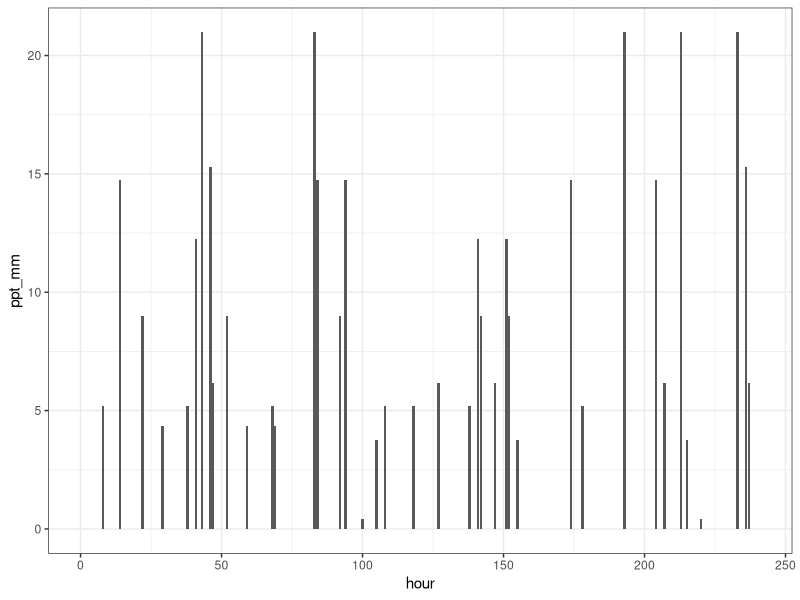
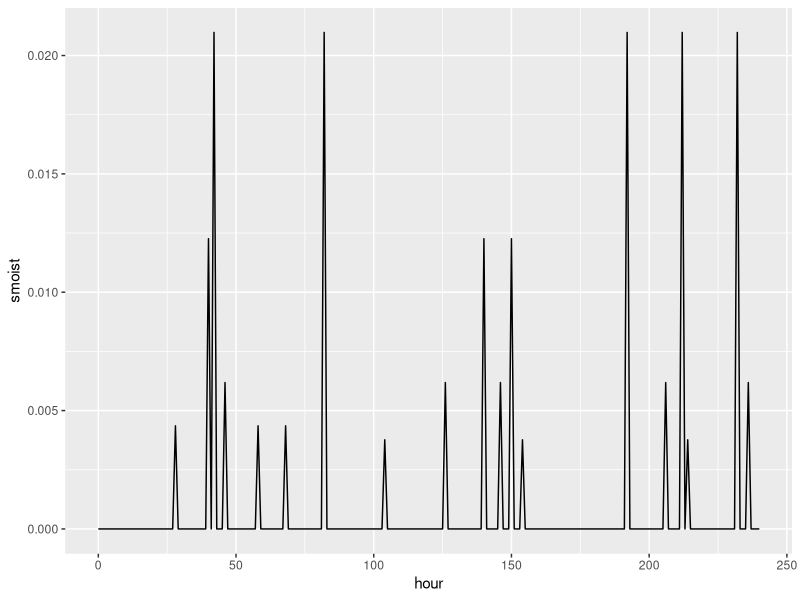

Generate these figures, in order, with R:
### Soil moisture submodel
###
### Author: Kevin Wilcox (k_wilcox@uncg.edu)
### Date created: September 28, 2023; last updated: Sept 28 2023

### Set up workspace
library(tidyverse)
setwd("C:\\Users\\K_WILCOX\\OneDrive - UNCG\\PredictiveEcolLab\\Learning how to model\\")



###
### Simulate forcing data -- precipitation by hour
###
{
num_of_days_to_sim <- 10
ppt_hrly <- data.frame(
  hour = 1:(24*num_of_days_to_sim),
  ppt_mm = rnorm(num_of_days_to_sim, mean=10, sd=5)
) 

ppt_hrly$ppt_mm[ppt_hrly$ppt_mm<0]=0 # replace negative values with 0

# include a defined number of no-rain-hours -- this will allow for more realistic dry down time periods
num_of_dry_hrs <- 200
hrs_to_make_dry <- sample(ppt_hrly$hour, num_of_dry_hrs)

ppt_hrly <- ppt_hrly %>%
  mutate(ppt_mm = replace(ppt_mm, hour %in% hrs_to_make_dry, 0))

## Look at the precipitation
ggplot(ppt_hrly, aes(x=hour, y=ppt_mm)) + geom_col() + theme_bw()

} # End of simulating forcing data

###
### Set parameters and state variable objects
###
{
s_thk <- 100 # thickness of soil layers -- currently only a single layer, units in cm
field_cap <- 0.4 # field capacity of water content
water_def <- 0 # starting point for water deficit

  
soil_moist <- data.frame(hour=0:(24*num_of_days_to_sim),
                      smoist=0,
                      runoff=0,
                      perc=0)


} # End of set parameters

###
### 
###
{
  
  for(HOUR in 1:nrow(ppt_hrly)){
    water_in <- ppt_hrly$ppt_mm[HOUR]
    prev_smoist <- soil_moist %>% filter(hour==HOUR-1) %>% pull(smoist)
    water_def <- ifelse(water_def<=field_cap,
                        field_cap-water_def,
                        0)
      
    
    # Add water to soil layer
    if(water_in > 0){
      water_to_add <- min(water_in, water_def*s_thk*10) # second element of min statement is the amount of rain the layer can accept
      smoist_current <- (prev_smoist*(s_thk*10)+water_to_add)/(s_thk*10)
      water_in <- water_in-water_to_add
      perc_current <- water_in ## Assumes all leftover water percolated deeper in soil -- should include a runoff estimator
    
      # Update soil_moist data frame
      soil_moist$smoist[HOUR] <- smoist_current
      soil_moist$perc[HOUR] <- perc_current
      }
    
    
    ## No action if no precipitation occurred
    # produce runoff during infoltration ???
    
  }# End of HOUR loop

  
  
  
} # End of model section

# NOTE NEED TO ADD SMOIST TO PREVIOUS SMOIST AND INCLUDE EVAPORATION
ggplot(soil_moist, aes(x=hour, y=smoist)) + geom_path()
